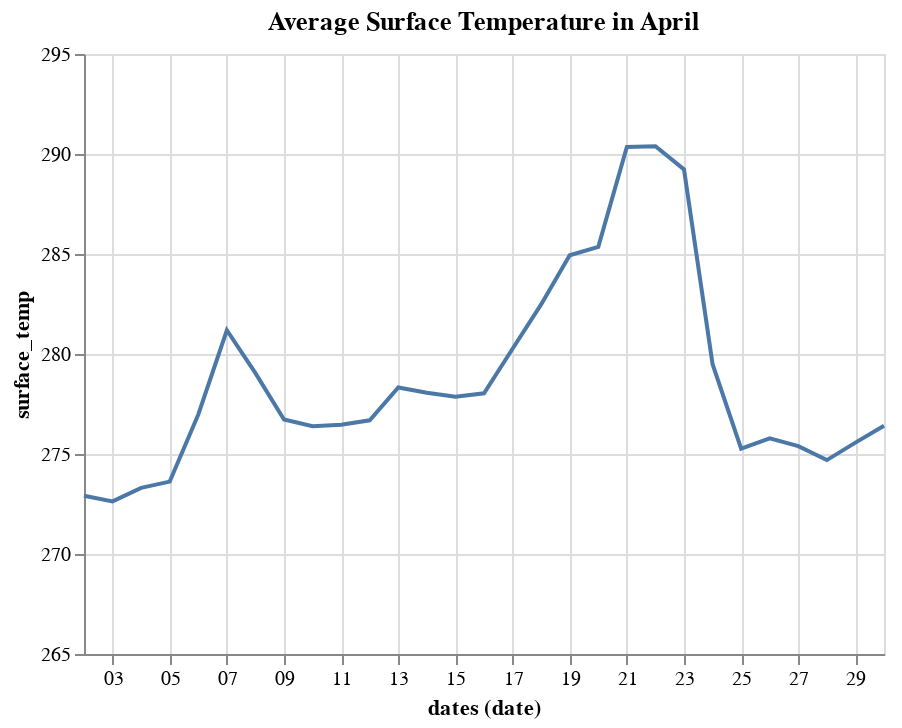

The notebook cell saved with this chart:
### Code cell
# plot avg surf temperature from Dec - May
chart = alt.Chart(df)
chart.mark_line().encode(
    x='yearmonthdate(dates):T',
    y=alt.Y('surface_temp:Q', 
        scale=alt.Scale(domain=(265, 295)))).properties(title="Average Surface Temperature Over Time")

# plot avg surf temperature in April
chartApr.mark_line().encode(
    x='date(dates):T',
    y=alt.Y('surface_temp:Q', 
        scale=alt.Scale(domain=(265, 295)))).properties(title="Average Surface Temperature in April")

# found peak temperature Apr. 20, 2020
